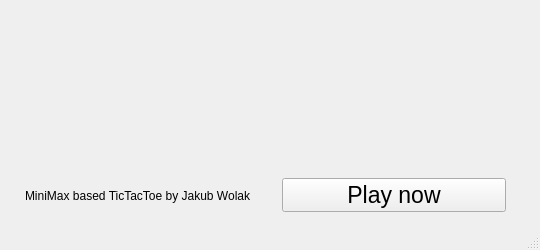
<?xml version="1.0" encoding="UTF-8"?>
<ui version="4.0">
 <class>MainWindow</class>
 <widget class="QMainWindow" name="MainWindow">
  <property name="geometry">
   <rect>
    <x>0</x>
    <y>0</y>
    <width>540</width>
    <height>250</height>
   </rect>
  </property>
  <property name="windowTitle">
   <string>TicTacToe</string>
  </property>
  <widget class="QWidget" name="centralwidget">
   <widget class="QLabel" name="logo">
    <property name="geometry">
     <rect>
      <x>20</x>
      <y>10</y>
      <width>500</width>
      <height>171</height>
     </rect>
    </property>
    <property name="text">
     <string>&lt;html&gt;&lt;head/&gt;&lt;body&gt;&lt;p&gt;&lt;img src=&quot;:/images/tictactoe.png&quot;/&gt;&lt;/p&gt;&lt;/body&gt;&lt;/html&gt;</string>
    </property>
   </widget>
   <widget class="QWidget" name="horizontalLayoutWidget">
    <property name="geometry">
     <rect>
      <x>10</x>
      <y>170</y>
      <width>511</width>
      <height>51</height>
     </rect>
    </property>
    <layout class="QHBoxLayout" name="horizontalLayout">
     <property name="spacing">
      <number>30</number>
     </property>
     <property name="leftMargin">
      <number>15</number>
     </property>
     <property name="topMargin">
      <number>0</number>
     </property>
     <property name="rightMargin">
      <number>15</number>
     </property>
     <item>
      <widget class="QLabel" name="label">
       <property name="text">
        <string>MiniMax based TicTacToe by Jakub Wolak</string>
       </property>
      </widget>
     </item>
     <item>
      <widget class="QPushButton" name="start_game_button">
       <property name="font">
        <font>
         <pointsize>17</pointsize>
         <bold>false</bold>
        </font>
       </property>
       <property name="text">
        <string>Play now</string>
       </property>
      </widget>
     </item>
    </layout>
   </widget>
  </widget>
  <widget class="QStatusBar" name="statusbar"/>
 </widget>
 <resources/>
 <connections/>
</ui>
